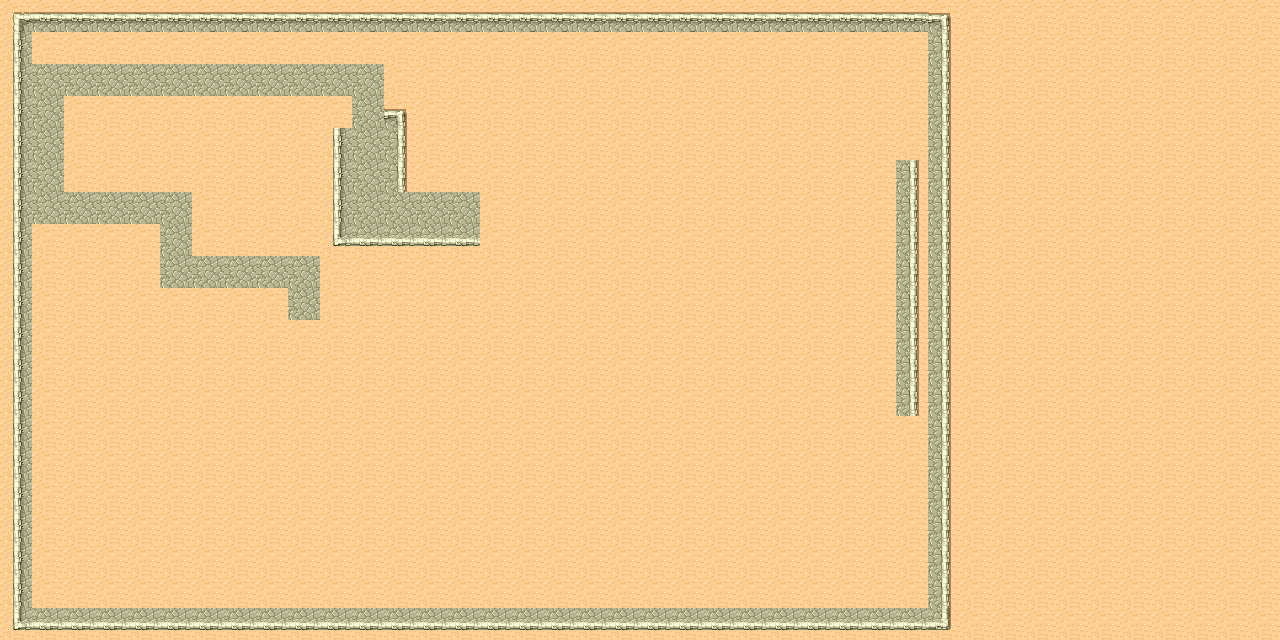

Tiled map render using the project's own tile images. Description and the map definition, with tile-layer contents summarised, below:
An orthogonal 40x20 tile map with 32x32 px tiles, 1 tile layer (Background) and 9 objects (Waypoint0, Waypoint1, Waypoint2, Waypoint3, Waypoint4, ...).

<map version="1.0" orientation="orthogonal" width="40" height="20" tilewidth="32" tileheight="32">
    <tileset firstgid="1" name="tmw_desert_spacing" tilewidth="32" tileheight="32" spacing="1" margin="1">
        <image source="tmw_desert_spacing.png" width="265" height="199" />
        <tile id="29">
            <properties>
                <property name="buildable" value="1" />
            </properties>
        </tile>
    </tileset>
    <layer name="Background" width="40" height="20">
        <data>[800 cells, 800 non-empty, 10 distinct tile ids]</data>
    </layer>
    <objectgroup name="Objects" width="40" height="20">
        <object name="Waypoint0" x="480" y="192" />
        <object name="Waypoint1" x="384" y="192" />
        <object name="Waypoint2" x="384" y="64" />
        <object name="Waypoint3" x="32" y="64" />
        <object name="Waypoint4" x="32" y="224" />
        <object name="Waypoint5" x="160" y="224" />
        <object name="Waypoint6" x="160" y="288" />
        <object name="Waypoint7" x="288" y="288" />
        <object name="Waypoint8" x="288" y="320" />
    </objectgroup>
</map>
